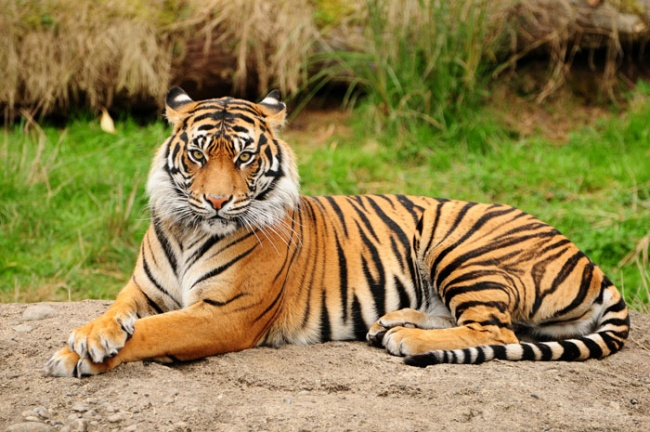
//> input picture tiger.jpg, 650 x 432 px
$ ./main   (built with g++ and OpenCV 4)
//> lines starting //> are read from the running program, lines starting //| are printed output that depends on the picture; after the words box and inside, x2 and y2 are one past the last pixel; in counts of white or black regions, pixels touching at a corner belong together
// OpenCV Augmented Reality
// Author: Prateek Joshi

#include "cv.hpp"
#include "highgui.hpp"
#include "imgproc.hpp"
#include <vector>
#include <iostream>

using namespace std;
using namespace cv;

#define WINDOW_WIDTH 640
#define WINDOW_HEIGHT 360

#define CHESSBOARD_WIDTH 7
#define CHESSBOARD_HEIGHT 6

int main()
{
    VideoCapture capture(0);
    Mat image, image_big, frame;
    int key = 0;

	if ( !capture.isOpened() )
    {
        cerr << "ERROR: Unable to capture frames from webcam." << endl;
        return -1;
    }

    Mat overlayPic = imread("tiger.jpg");
//> overlayPic is the input picture: 432 rows x 650 cols, CV_8UC3; mean B, G, R 76.7, 129.9, 146.5

    if(overlayPic.empty())
    {
        cerr << "Unable to read overlay pic. Check if path to the variable 'overlayPic' is specified correctly.\n" << endl;
        return -1;
    }

    // The chessboard pattern actually has 7x6 squares, which means it has 6x5 = 30 enclosed corners. Hence the picture will be overlaid on top of this 6x5 inner rectangle.
	Size overlay_size(CHESSBOARD_WIDTH-1, CHESSBOARD_HEIGHT-1);

    // This vector will hold all the detected corners on the chessboard pattern
	vector<Point2f> corners;

    // Loop until the user presses 'q' or 'Q'
	while(key!='q' && key!='Q')
	{
        // Capture the next frame from the camera
		capture >> image_big;
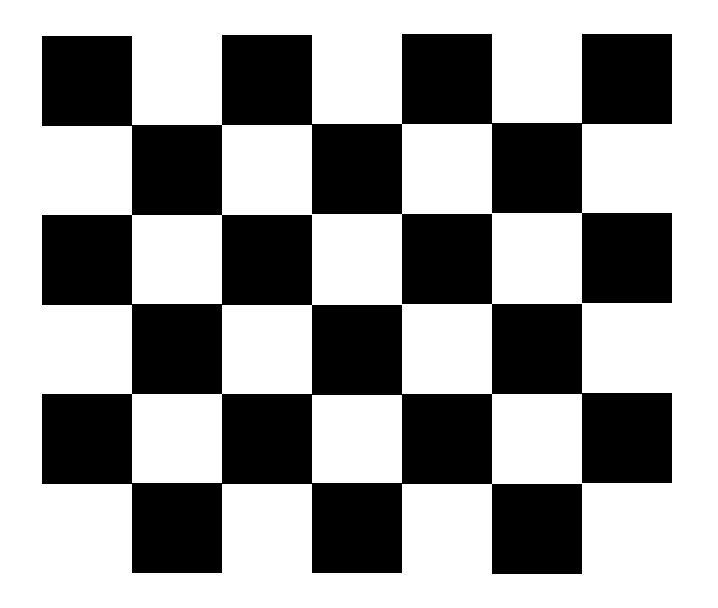
//> input picture chessboard.png, 718 x 608 px, given in place of the camera
//> image_big is the input picture: 608 rows x 718 cols, CV_8UC3; 61% white; 1 black region, box (x1, y1, x2, y2) and area: (42, 34, 672, 574) 170100

        // Input image resized to a fixed size to work with different input sources
        Size dsize(WINDOW_WIDTH, WINDOW_HEIGHT);
        image.create(WINDOW_HEIGHT, WINDOW_WIDTH, image_big.type());
        resize(image_big, image, dsize);
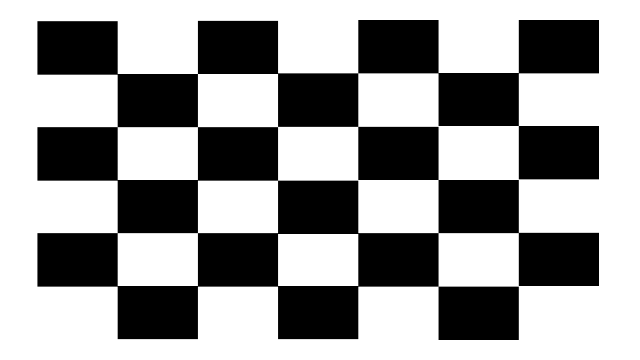
//> image: 360 rows x 640 cols, CV_8UC3; min 0, max 255, mean 155.6
        flip(image, image, 1);
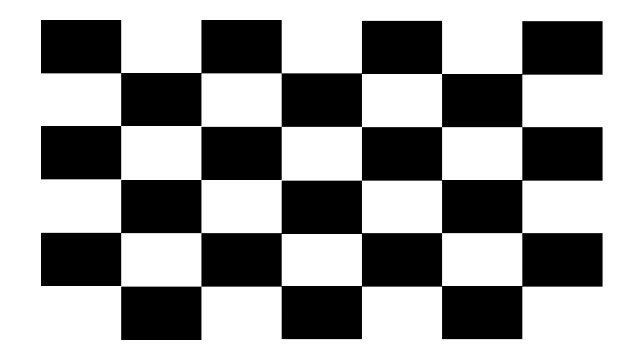
//> image: 360 rows x 640 cols, CV_8UC3; 5.82% of pixels changed, all inside (x1, y1, x2, y2) = (37, 20, 603, 340)

        Mat disp(image.rows, image.cols, image.type());
        Mat copy_image(image.rows, image.cols, image.type());
        Mat neg_image(image.rows, image.cols, image.type());

		Mat gray;
        cvtColor(image, gray, CV_BGR2GRAY);

        // Detect the chessboard pattern. Returns 1 if present.
        bool flag = findChessboardCorners(image, overlay_size, corners);
//> corners = 30 Points (x, y), first 12: [120.6, 72.61], [200.9, 72.61], [281.3, 72.81], [361.4, 73.28], [441.5, 73.5], [521.8, 73.77], [120.6, 125.5], [201, 126], [281.3, 126.4], [361.5, 126.5], [441.5, 126.6], [521.8, 126.6]; flag = true

//> (the run ends here: the program needs code that is not available in this run, at `if(flag == TRUE)`)
